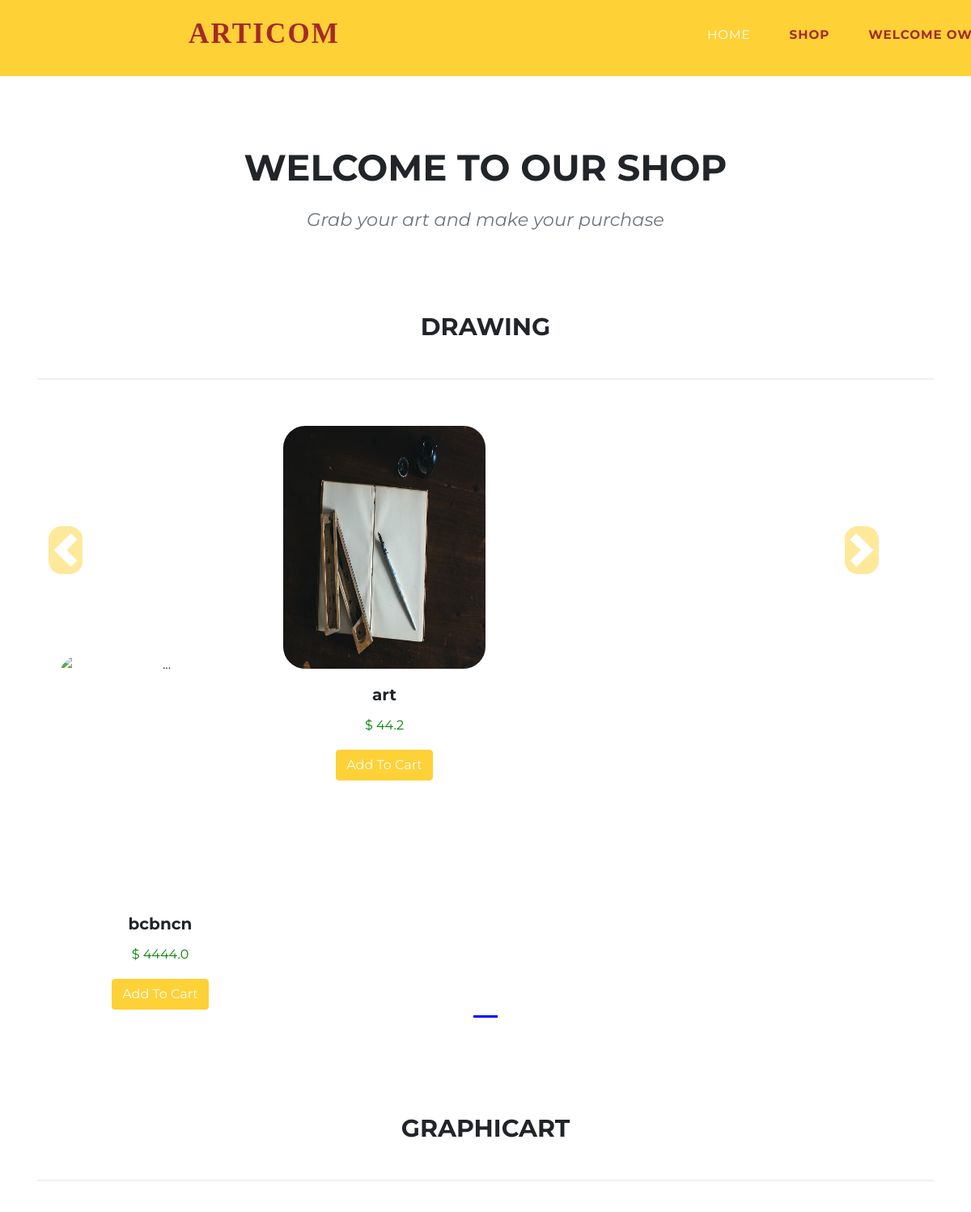
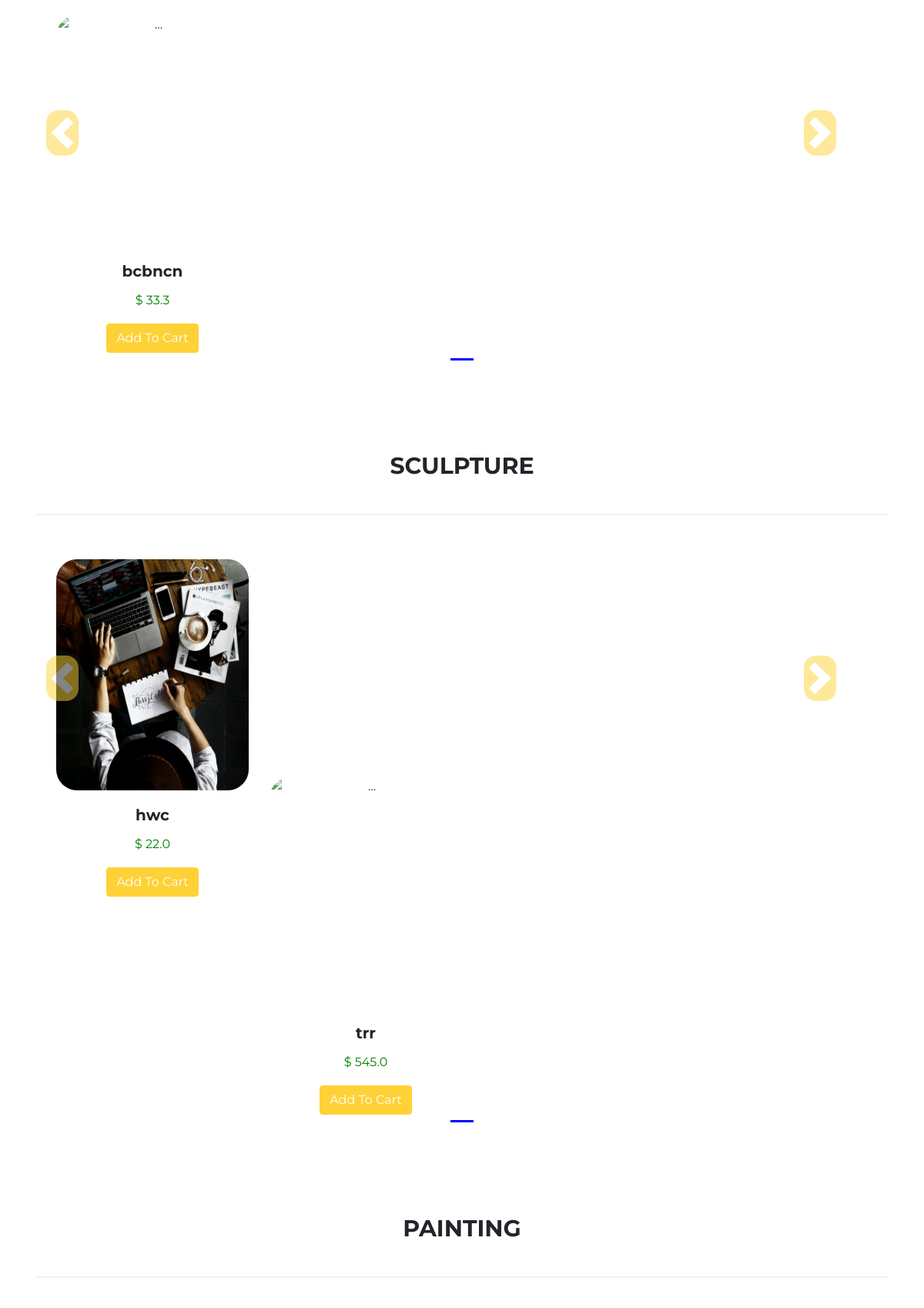
The app's page /shop/ (signed in, upper part) with its own data (2 pictures, top to bottom).
### shop/models.py (models this page shows, shortened)
class Product(models.Model):
    product_id = models.AutoField
    owner = models.CharField(max_length=50, default="")
    product_name = models.CharField(max_length=50)
    category = models.CharField(max_length=50, default="")
    email = models.CharField(max_length=70, default="")
    price = models.FloatField(default=0)
    desc = models.CharField(max_length=300)
    pub_date = models.DateField()
    image = models.ImageField(upload_to="shop/image", default="")

### shop/views.py (the view)
# urls.py: path("", views.index, name = "ShopHome"),
def index(request):
    allprods = []
    catprods = Product.objects.values('category', 'id')
    cats = {item['category'] for item in catprods}
    for cat in cats:
        prod = Product.objects.filter(category=cat)
        n = len(prod)
        nslides = n//4 + ceil((n/4)-(n//4))
        allprods.append([prod, range(1, nslides), nslides])
    params = {'allprods': allprods}
    return render(request, 'shop/index.html', params)

### shop/templates/shop/index.html (shortened to what this page needs)
{% extends 'shop/basic1.html' %}
{% load static %}
{% block navlist %}
<li class="nav-item"><a class="nav-link js-scroll-trigger navcol"  style="color: brown; font-weight: bolder;">Shop</a></li>
{% if user.is_authenticated%}
<li class="nav-item"><a href="{% url 'Dashboard' %}" class="nav-link js-scroll-trigger navcol" style="color: brown; font-weight: bolder;">Welcome
  {{request.user}}</a>
                        </li><span id="cart">0</span></a>
{% endif %}
{% endblock %}
{% block masthead %}
<header class="masthead" style="margin-top: 15%;">
  <div>
    <h2 class="section-heading text-uppercase" style="text-align: center !important; font-size: 45px;">Welcome to our
      Shop</h2>
    <h3 class="section-subheading text-muted"
      style="margin-top: 2%; text-align: center !important; font-size: 1.4rem; font-weight: 400; font-style: italic;">
      Grab your art and make your
      purchase</h3>
  </div>
</header>
<div class="container">
  {% for product, range, nslides in allprods %}
  <h2 class="section-heading text-uppercase"
    style="margin-top: 7%; margin-bottom: 4%; text-align: center !important; font-size: 30px;">{{product.0.category}}
  </h2>
  <hr>
  <div class="row">
    <div id="demo{{forloop.counter}}" class="col carousel slide my-3" data-ride="carousel">
      <ul class="carousel-indicators">
        <li data-target="#demo{{forloop.counter}}" data-slide-to="0" class="active"></li>
      </ul>
      <div class="container carousel-inner no-padding">
        <div class="carousel-item active">
          {% for i in product %}
          <div class="col-xs-3 col-sm-3 col-md-3 imghover">
            <div class="card align-items-center" id="font" style="width: 18rem; border: none; text-align: center;">
              <div class="card-body">
                <h5 class="card-title">{{i.product_name}}</h5>
                <p class="card-text" style="color: green;">$ {{i.price}}</p>
                <button id="{{i.product_name}} % {{i.category}} % {{i.price}} % {{i.desc}} % {{i.image.url}} % {{i.id}}"
                  class="btn btn-primary cart">Add To Cart</button>
              </div>
            </div>
          </div>
          {% endfor %}
        </div>
      </div>
    </div>
    <a class="carousel-control-prev" href="#demo{{forloop.counter}}" data-slide="prev">
      <span class="carousel-control-prev-icon" style="margin-right: 10%; margin-top: -40%;" aria-hidden="true"></span>
    </a>
    <a class="carousel-control-next" href="#demo{{forloop.counter}}" data-slide="next">
      <span class="carousel-control-next-icon" style="margin-right: 50%; margin-top: -40%;" aria-hidden="true"></span>
    </a>
  </div>
  {% endfor %}
</div>
{% endblock %}

### shop/templates/shop/index.html (style rules this page uses)
.col-md-3 { display: inline-block; margin-left: -4px; }
.carousel-indicators .active { background-color: blue; }
body .carousel-indicators { bottom: 0; }
body .carousel-control-prev-icon, body .carousel-control-next-icon { background-color: #fed136; width: 23%; height: 59px; border-radius: 16px; }
.carousel-control-prev, .carousel-control-next { top: auto; bottom: auto; padding-top: 222px; }
body .no-padding { padding-left: 0; padding-right: 0; }
#font { font-family: "Montserrat", -apple-system, BlinkMacSystemFont, "Segoe UI", Roboto, "Helvetica Neue", Arial, sans-serif, "Apple Color Emoji", "Segoe UI Emoji", "Segoe UI Symbol", "Noto Color Emoji"; }

### records on screen
Product: category "DRAWING", product_name "bcbncn", price "4444.0"
Product: product_name "art", price "44.2"
Product: category "GRAPHICART", product_name "bcbncn", price "33.3"
Product: category "SCULPTURE", product_name "hwc", price "22.0"
Product: product_name "trr", price "545.0"
Product: category "PAINTING"
